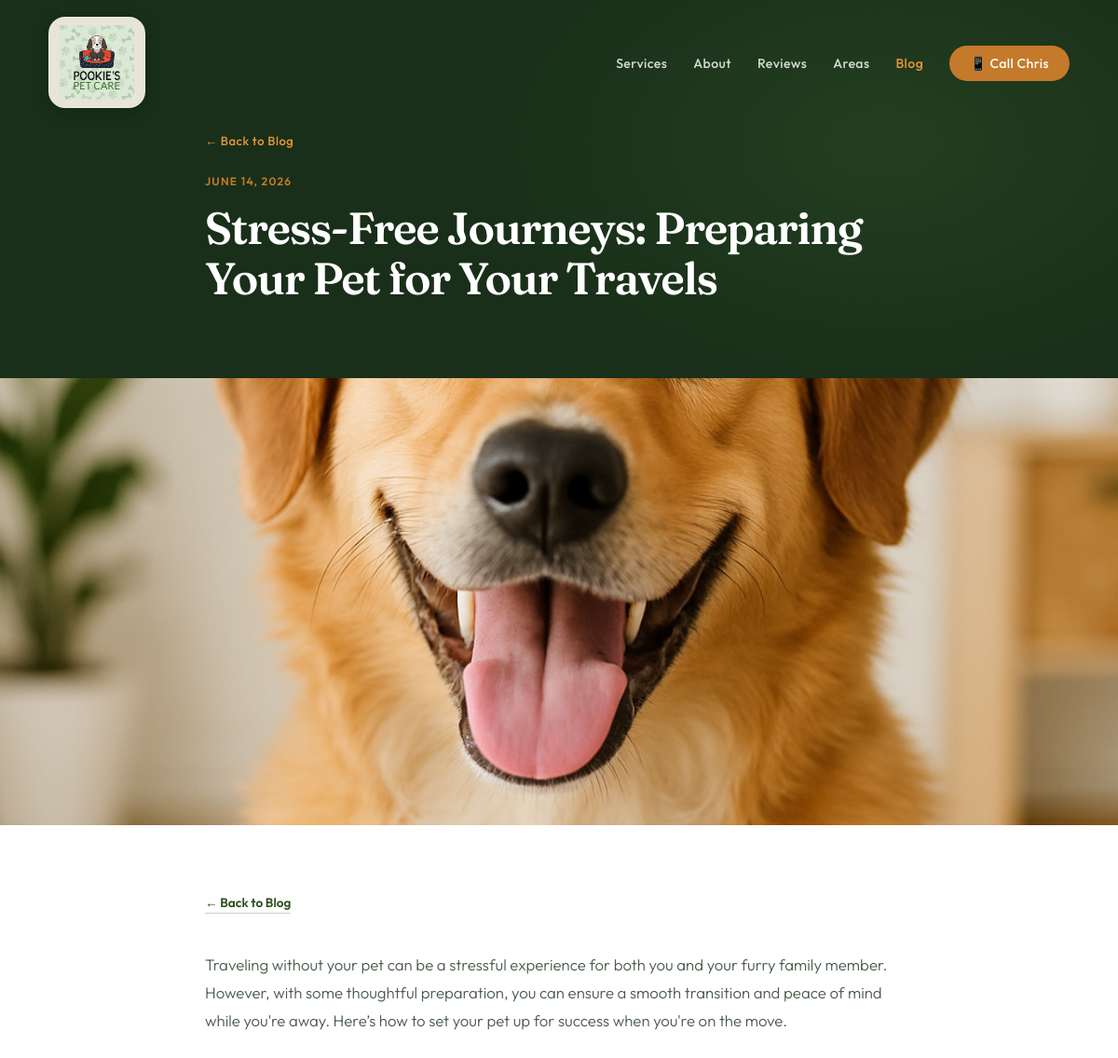
Before: /blog/1 (upper part) with the older database file.
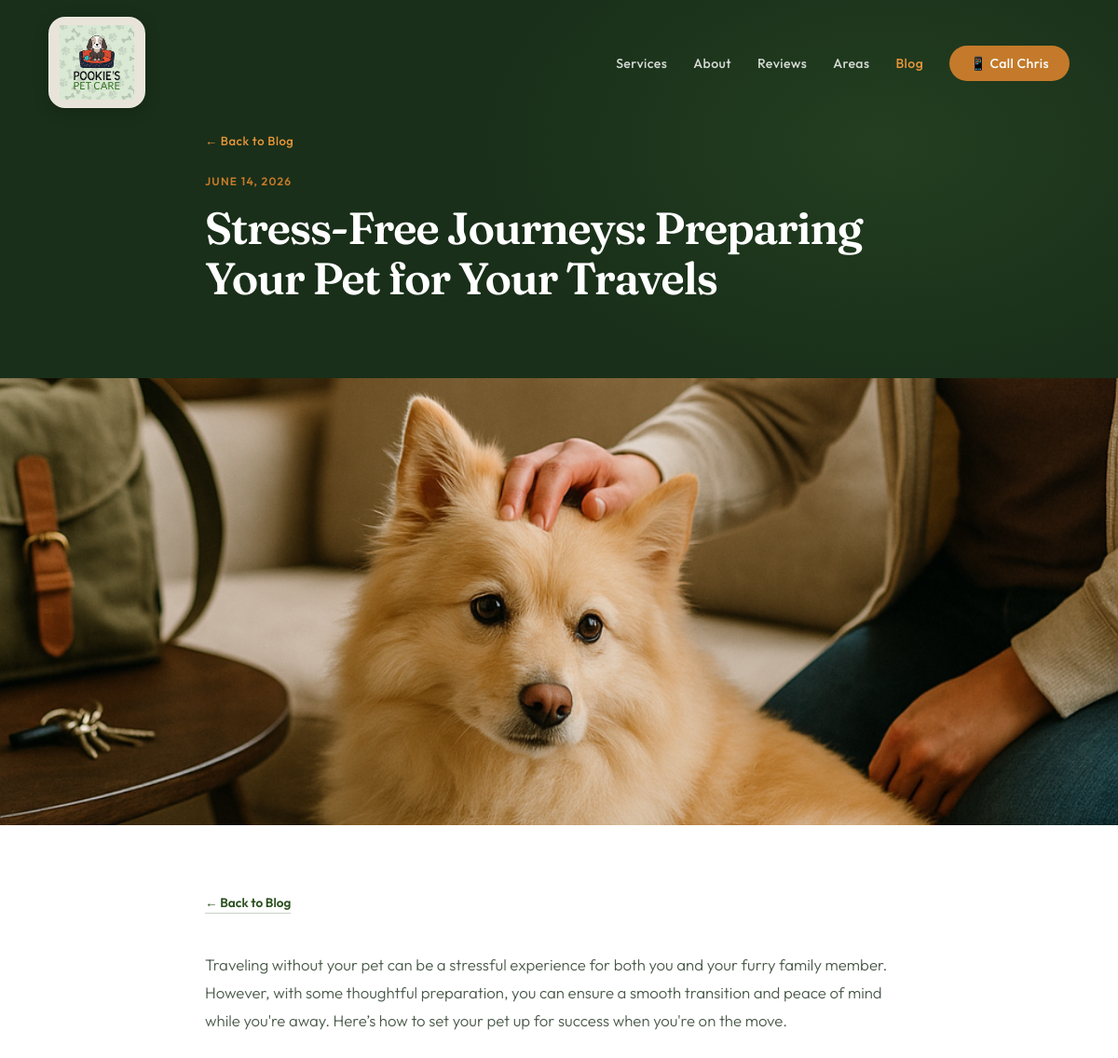
After: the same page with the newer database file.
### tables this page shows
CREATE TABLE blog_posts (
            id             INTEGER PRIMARY KEY AUTOINCREMENT,
            title          TEXT NOT NULL,
            slug           TEXT UNIQUE NOT NULL,
            content        TEXT NOT NULL,
            excerpt        TEXT,
            created_at     TIMESTAMP DEFAULT CURRENT_TIMESTAMP,
            published      INTEGER DEFAULT 1
        , image_filename TEXT);

### app.py (the view)
@app.route('/blog/<int:post_id>')
def blog_post(post_id):
    conn = get_db_connection()
    post = conn.execute(
        'SELECT * FROM blog_posts WHERE id = ?', (post_id,)
    ).fetchone()
    conn.close()
    if post is None:
        abort(404)
    return render_template('blog_post.html', post=post)

### app.py (called while the page is built)
def get_blog_image_filename(image_filename):
    if image_filename:
        img_path = os.path.join('static', 'blog_images', image_filename)
        if os.path.isfile(img_path):
            return image_filename
    fallback_path = os.path.join('static', 'blog_images', BLOG_DEFAULT_IMAGE)
    if os.path.isfile(fallback_path):
        return BLOG_DEFAULT_IMAGE
    return image_filename or BLOG_DEFAULT_IMAGE

@app.context_processor
def blog_context():
    return {
        'blog_image': get_blog_image_filename,
        'blog_default_alt': BLOG_DEFAULT_ALT,
    }

def get_db_connection():
    conn = sqlite3.connect('blog.db')
    conn.row_factory = sqlite3.Row  # lets us do post['title'] instead of post[0]
    return conn

@app.template_filter('format_date')
def format_date(value):
    if value is None:
        return ''
    if isinstance(value, str):
        value = value[:10]  # slice off just the YYYY-MM-DD portion
        dt = datetime.datetime.strptime(value, '%Y-%m-%d')
    else:
        dt = value
    return dt.strftime('%B %-d, %Y')  # %-d removes the leading zero (Linux/Mac only)

### templates/blog_post.html (shortened to what this page needs)
<!DOCTYPE html>
<html lang="en">
<head>
</head>
<body>
<nav id="nav">
  <a href="/" class="nav-logo">
    <span class="logo-badge logo-badge-nav">
      <img src="{{ url_for('static', filename='pookies-logo.png') }}" alt="Pookie's Pet Care" />
    </span>
  </a>
  <ul class="nav-links" id="navLinks">
    <li><a href="/#services">Services</a></li>
    <li><a href="/#about">About</a></li>
    <li><a href="/#reviews">Reviews</a></li>
    <li><a href="/#areas">Areas</a></li>
    <li><a href="/blog" style="color: var(--amber-lt);">Blog</a></li>
    <li><a href="#" class="nav-cta phone-link">📱 Call Chris</a></li>
  </ul>
</nav>
<div class="post-hero">
  <div class="post-hero-inner">
    <a href="/blog" class="post-hero-back">← Back to Blog</a>
    <p class="post-date">{{ post['created_at'] | format_date }}</p>
    <h1>{{ post['title'] }}</h1>
  </div>
</div>
{% set img = blog_image(post['image_filename']) %}
<div class="post-featured-img">
  <img src="{{ url_for('static', filename='blog_images/' + img) }}"
       alt="{{ post['title'] }}">
</div>
<section class="post-body-sec">
  <div class="post-body">
    <a href="/blog" class="post-body-back-top">← Back to Blog</a>
    <div class="post-content">
      {{ post['content'] | safe }}
    </div>
  </div>
</section>
</body>
</html>

Changed rows visible on the page:
changed blog_posts "Stress-Free Journeys: Preparing Your Pet for Your Travels": image_filename: picture added in place of a placeholder
